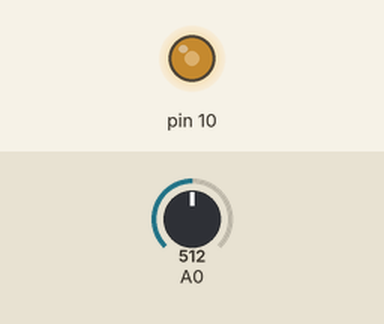
This sketch was run on a simulated Arduino Uno, built with avr-gcc and run on an emulated ATmega328P. Parts: output pins drawn as LEDs (lit = HIGH). Inputs (shaded band) come from the test bench; at power-on: A0 = 512.

Above: at 1.2 s.
1.3 s: A0 set to 716
At 2.1 s:
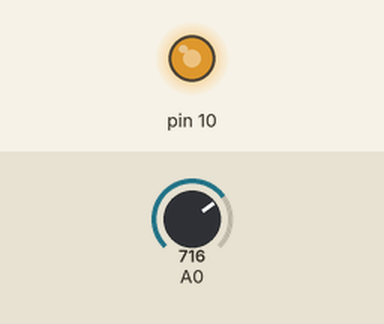
2.8 s: A0 set to 900
At 3.4 s:
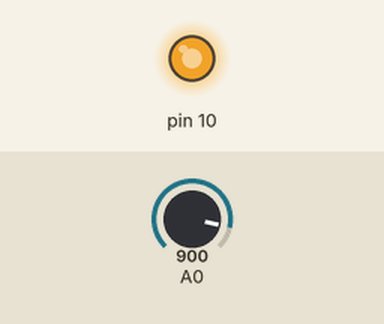
4.3 s: A0 set to 122
At 4.7 s:
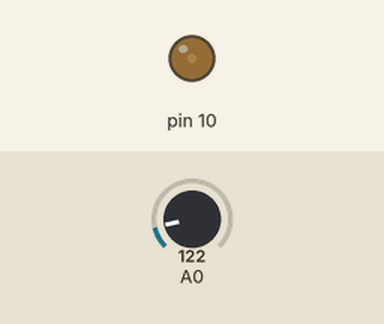
5.8 s: A0 set to 0
At 6.1 s:
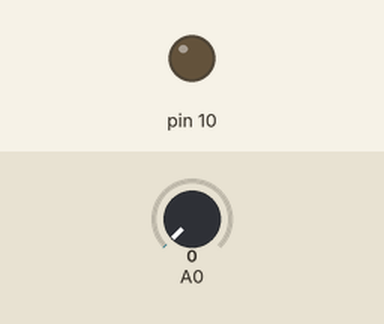
7.3 s: A0 set to 511
At 8.6 s:
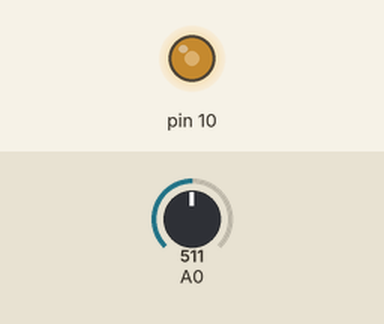
Timing chart, 0 to 9.8 s (numbered marks = the images above; inputs shaded):
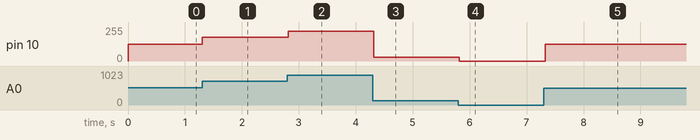

The sketch:

test4.ino
```cpp
void setup()
{
	pinMode(10, OUTPUT);
}
void loop(){
	int value = analogRead(0);
	int mappedValue = map(value, 0, 1023, 0, 255);
	analogWrite(10, mappedValue);
	delay(50);
}
```

Measured:
- after the input at 1.3 s, pin 10: 127/255 → 178/255 at once
- after the input at 2.8 s, pin 10: 178/255 → 224/255 at once
- after the input at 4.3 s, pin 10: 224/255 → 30/255 at once
- after the input at 5.8 s, pin 10: 30/255 → 0/255 at once
- after the input at 7.3 s, pin 10: 0/255 → 127/255 at once
